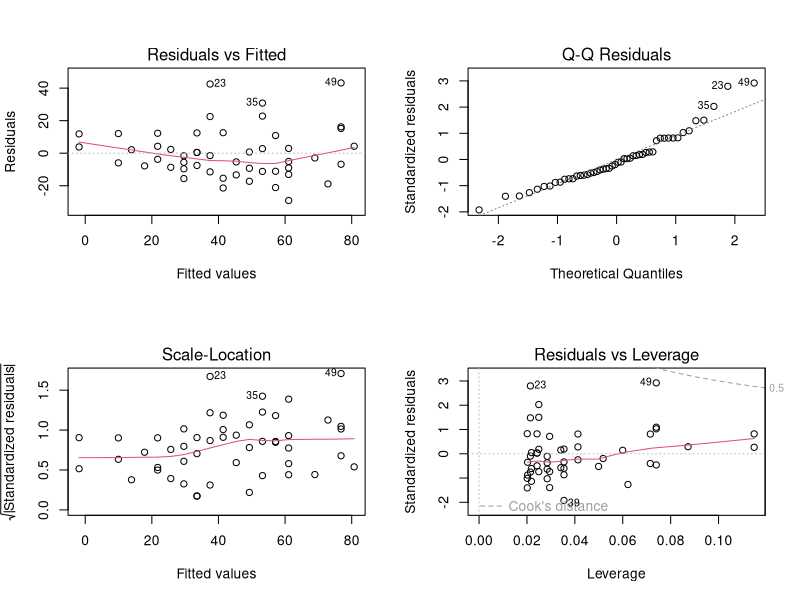

The R script that drew this image:
##### 기술 통계 #####
data(iris)
mean(iris$Sepal.Length)


##### 회귀 분석 #####

# 1. 두 벡터 x와 y를 생성하고, x와 y 사이에 선형관계가 있다고 가정하고 lm()함수를 이용해 단순선형회귀분석을 실시하라.

set.seed(2)
x = runif(10, 0, 11)  # 평균 0, 표준편차 11의 연속균등분포로 난수 10개 추출
y = 2 + 3*x + rnorm(10,0,0.2)   # rnorm(10,0,0.2) 평균 0, 표준편차 2의 정규분포로 난수 10개 추출

dfrm <- data.frame(x, y)

# lm(선형회귀)(종속변수~독립변수, 데이터)
lm( y~x, data = dfrm )   # 회귀방정식 : y = 2.213 + 2.979x



# 2. 여러 개의 독립변수(u,v,w)와 하나의 반응변수(y)를 생성하고, 이들 간에 선행관계가 있다고 생각하며, 데이터의 다중선형회귀를 실시하라.

set.seed(2)
u <- runif(10, 0, 11)
v <- runif(10, 11, 20)
w <- runif(10, 1, 30)

y = 3 + 0.1*u + 2*v - 3*w + rnorm(10, 0, 0.1)

dfrm1 <- data.frame(y, u, v, w )

m <- lm(y~u+v+w, dfrm1)  # 회귀방정식 : y = 0.1232u + 1.9890v - 2.9978w

# 적합성 검증
summary(m)    # 결정계수, F통계량, 잔차의 표준오차 등 주요 통계량의 정보
# F통계량 : 1.038e+05,  p-value: 1.564e-14, 유의확률은 0.001보다 작으므로 추정된 회귀모형이 통계적으로 유의함을 알 수 있다. Multiple R-squared : 1(100%),	Adjusted R-squared: 1(100%) 로 회귀식이 데이터를 잘 표현하고 있음을 알 수 있다.




# 3. 다음은 식이요법 방법을 적용한 닭에 대한 데이터이다.
#install.packages("MASS")
library(MASS)

# 1번 닭에게 식이요법 방법 1을 적용한 데이터 chick
chick <- ChickWeight[ChickWeight$Diet==1,]
chick <- ChickWeight[ChickWeight$Chick==1,]
chick

# 시간 경과에 따른 닭들의 무게를 단순회귀분석
m1 = lm(weight~Time, chick)   # 회귀식 : weight = 24.465 + 7.988Time
summary(m1)
# F통계량 : 232.7,  p-value: 2.974e-08, 유의확률은  0.001보다 작다. 결정계수, 수정된 결정계수 95%로 매우 높게 보이므로 회귀모형이 통계적으로 유의미함을 볼 수 있다. 
# Time에 대한 회귀계수가 7.9879로, Time이 1 증가할 때 weight가 7.9879 증가한다고 해석할 수 있다.



# 4. 모델 진단 그래프
data(cars)
m <- lm(dist~speed, cars)
summary(m)
par(mfrow = c(2,2))
plot(m)
par(mfrow = c(1,1))


# 5. 다음과 같은 데이터가 있다. Y를 반응변수로 하고, X1, X2, X3, X4를 설명변수로 하는 선형회귀모형을 고려하고, 후진 제거법을 이해하기 위해 수동으로 변수제거를 한다.

x1 = c(7,1,11,11,7,11,3,1,2,21,1,11,10)
x2 = c(26,29,56,31,52,55,71,31,54,47,40,66,68)
x3 = c(6,15,8,8,6,9,17,22,18,4,23,9,8)
x4 = c(60,52,20,47,33,22,6,44,22,26,34,12,12)

y = c(78.5, 74.3, 104.3, 87.6, 95.9, 109.2, 102.7, 72.5, 93.1, 115.9, 83.8, 113.3, 109.4 )

df <- data.frame(x1, x2, x3, x4, y)
head(df)

#회귀분석
a <- lm(y~x1+x2+x3+x4, df)
summary(a)

#유의확률이 가장 높은 x3를 제거하고 다시 회귀분석
a <- lm(y~x1+x2+x4, df)
summary(a)   # x3를 제거한 후 결정계수 값이 높아졌다. ( 0.9736 -> 0.9764 )

#유의확률이 높은 x4를 다시 제거하고 회귀분석
a <- lm(y~x1+x2, df)
summary(a)  
# F통계량 :  229.5,  p-value: 4.407e-09 이 유의확률 0.05 아래에서 유의하고, 설명변수 x1, x2 유의확률값이 유의하므로 변수제거를 멈춘다.
# 최종 회귀식 : y = 52.57735 +  1.46831x1 + 0.66225x2 로 추정된다.
